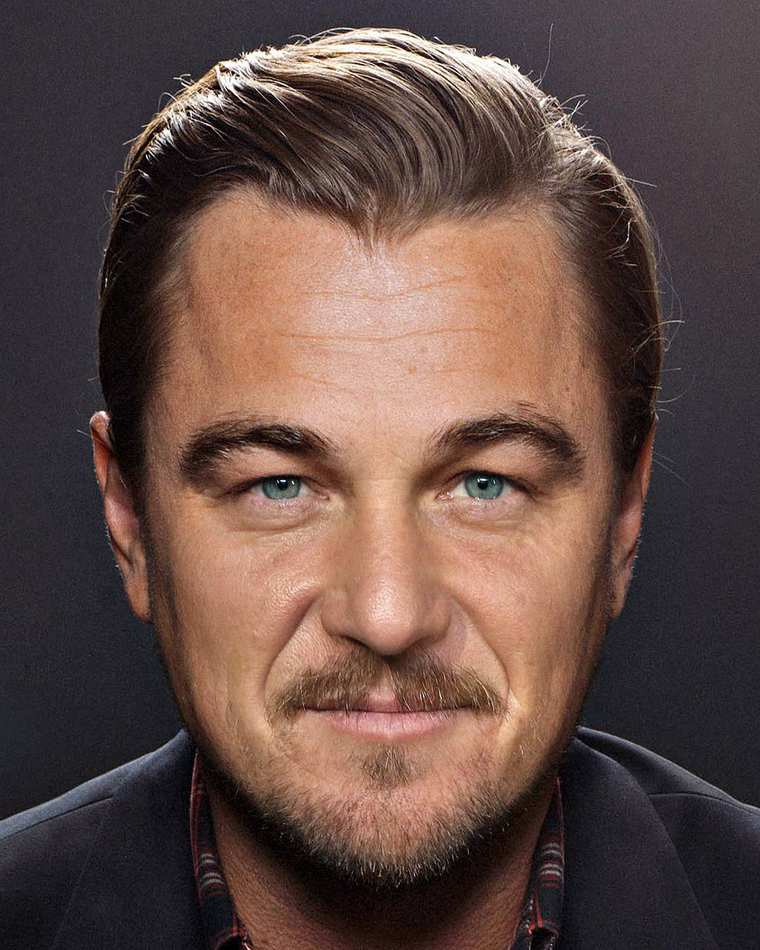
#> input picture TestNeuralNetworks/photo/leo.jpg, 760 x 950 px, given in place of the camera
$ python facerecog.py
#> lines starting #> are read from the running program, lines starting #| are printed output that depends on the picture; after the words box and inside, x2 and y2 are one past the last pixel; in counts of white or black regions, pixels touching at a corner belong together
import cv2
import pickle
from sklearn.neighbors import KNeighborsClassifier

with open('D:\\Diplom\\TestNeuralNetworks\\face_regnition\\data\\faces.pkl', 'rb') as w:
#> (reads TestNeuralNetworks/face_regnition/data/faces.pkl from the repository)
    faces = pickle.load(w)

with open('D:\\Diplom\\TestNeuralNetworks\\face_regnition\\data\\names.pkl', 'rb') as f:
#> (reads TestNeuralNetworks/face_regnition/data/names.pkl from the repository)
    labels = pickle.load(f)

facec = cv2.CascadeClassifier('D:\\Diplom\\TestNeuralNetworks\\face_regnition\\data\\haarcascade_frontalface_default.xml')

print('Shape of Faces matrix --> ', faces.shape)
print('labels = ',labels)
print('faces = ',faces)

knn = KNeighborsClassifier(n_neighbors=5)
knn.fit(faces,labels)

cam = cv2.VideoCapture(0)

while True:
    ret, fr = cam.read()
#> fr is the input picture: shape (950, 760, 3); mean B, G, R 69.6, 75.5, 98.5
    if ret == True:
        gray = cv2.cvtColor(fr, cv2.COLOR_BGR2GRAY)
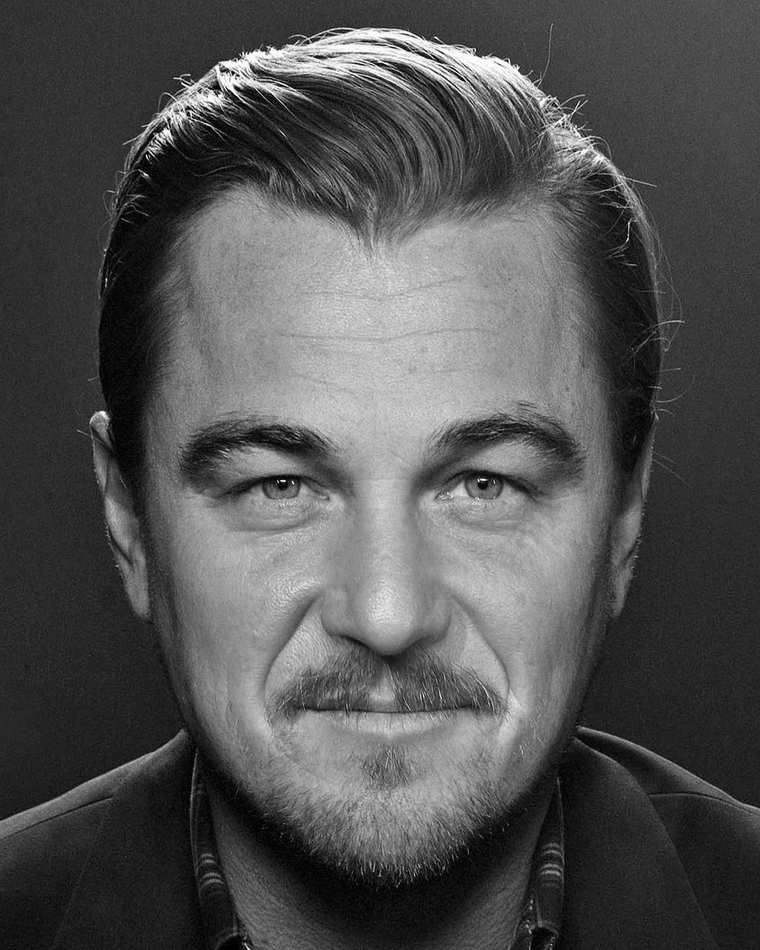
#> gray: shape (950, 760); min 0, max 255, mean 81.7
        face_coordinates = facec.detectMultiScale(gray, 1.3, 5)
#> face_coordinates = [[107, 274, 553, 553]]

        for (x, y, w, h) in face_coordinates:
            fc = fr[y:y + h, x:x + w, :]
            r = cv2.resize(fc, (50, 50)).flatten().reshape(1,-1)
            text = knn.predict(r)
            cv2.putText(fr, text[0], (x, y-15), cv2.FONT_HERSHEY_SIMPLEX, 1, (255, 255, 0), 2)
            cv2.rectangle(fr, (x, y), (x + w, y + w), (0, 0, 255), 2)
#> this loop made 1 pass
#> pass 1, `fc = fr[y:y + h, x:x + w, :]`:
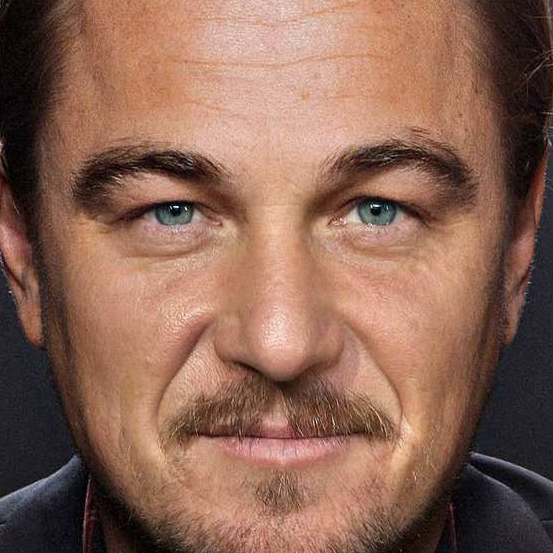
#> fc: shape (553, 553, 3); mean B, G, R 84.7, 100.9, 138.9
#> after the loop:
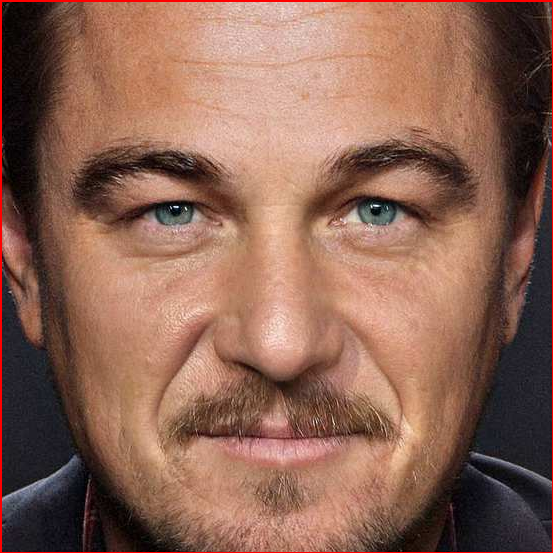
#> fc: shape (553, 553, 3); 1.08% of pixels changed, all inside (x1, y1, x2, y2) = (0, 0, 553, 553)
#> after the loop:
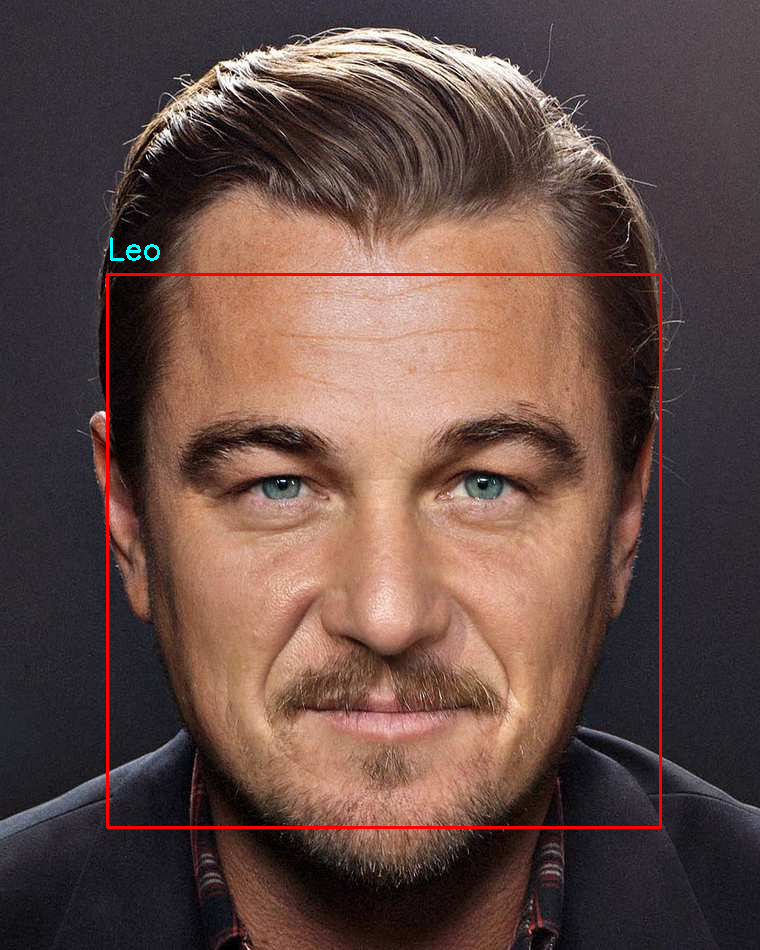
#> fr: shape (950, 760, 3); 0.97% of pixels changed, all inside (x1, y1, x2, y2) = (106, 237, 662, 829)

        cv2.imshow('face recog', fr)
        if cv2.waitKey(1) == ord('q'):
#> (key q is pressed here)
            break
    else:
        print("error")
        break

cv2.destroyAllWindows()
